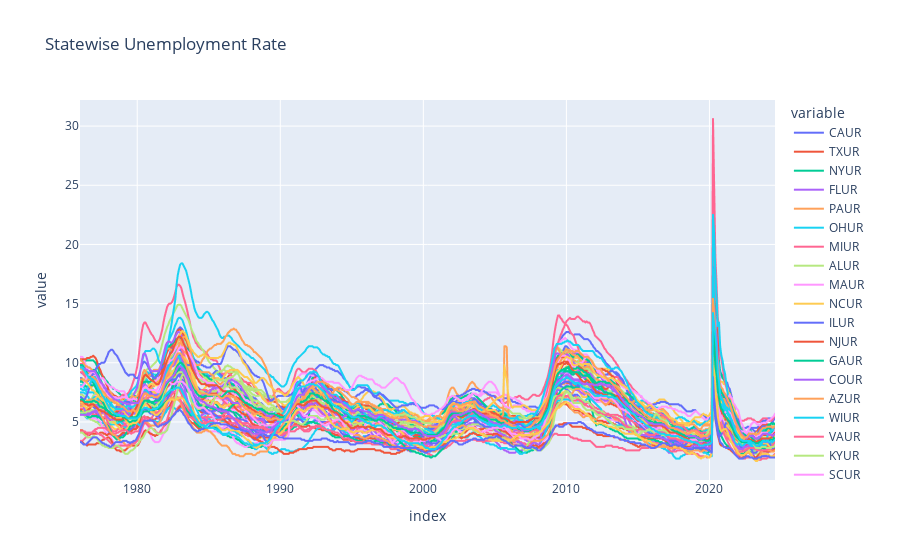

This figure's notebook cell:
### Code cell
unemp

### Figure 1 — Plotly figure (JSON) as saved in the notebook; plotly's stock layout.template omitted (floating-point values rounded to 4 significant figures; data arrays with more than 128 entries replaced by an {"elided": "..."} marker saying what was removed)
{"data": [{"hovertemplate": "variable=CAUR<br>index=%{x}<br>value=%{y}<extra></extra>", "legendgroup": "CAUR", "line": {"color": "#636efa", "dash": "solid"}, "marker": {"symbol": "circle"}, "mode": "lines", "name": "CAUR", "showlegend": true, "type": "scattergl", "x": {"elided": "584 str values"}, "xaxis": "x", "y": {"elided": "584 float values"}, "yaxis": "y"}, {"hovertemplate": "variable=TXUR<br>index=%{x}<br>value=%{y}<extra></extra>", "legendgroup": "TXUR", "line": {"color": "#EF553B", "dash": "solid"}, "marker": {"symbol": "circle"}, "mode": "lines", "name": "TXUR", "showlegend": true, "type": "scattergl", "x": {"elided": "584 str values"}, "xaxis": "x", "y": {"elided": "584 float values"}, "yaxis": "y"}, {"hovertemplate": "variable=NYUR<br>index=%{x}<br>value=%{y}<extra></extra>", "legendgroup": "NYUR", "line": {"color": "#00cc96", "dash": "solid"}, "marker": {"symbol": "circle"}, "mode": "lines", "name": "NYUR", "showlegend": true, "type": "scattergl", "x": {"elided": "584 str values"}, "xaxis": "x", "y": {"elided": "584 float values"}, "yaxis": "y"}, {"hovertemplate": "variable=FLUR<br>index=%{x}<br>value=%{y}<extra></extra>", "legendgroup": "FLUR", "line": {"color": "#ab63fa", "dash": "solid"}, "marker": {"symbol": "circle"}, "mode": "lines", "name": "FLUR", "showlegend": true, "type": "scattergl", "x": {"elided": "584 str values"}, "xaxis": "x", "y": {"elided": "584 float values"}, "yaxis": "y"}, {"hovertemplate": "variable=PAUR<br>index=%{x}<br>value=%{y}<extra></extra>", "legendgroup": "PAUR", "line": {"color": "#FFA15A", "dash": "solid"}, "marker": {"symbol": "circle"}, "mode": "lines", "name": "PAUR", "showlegend": true, "type": "scattergl", "x": {"elided": "584 str values"}, "xaxis": "x", "y": {"elided": "584 float values"}, "yaxis": "y"}, {"hovertemplate": "variable=OHUR<br>index=%{x}<br>value=%{y}<extra></extra>", "legendgroup": "OHUR", "line": {"color": "#19d3f3", "dash": "solid"}, "marker": {"symbol": "circle"}, "mode": "lines", "name": "OHUR", "showlegend": true, "type": "scattergl", "x": {"elided": "584 str values"}, "xaxis": "x", "y": {"elided": "584 float values"}, "yaxis": "y"}, {"hovertemplate": "variable=MIUR<br>index=%{x}<br>value=%{y}<extra></extra>", "legendgroup": "MIUR", "line": {"color": "#FF6692", "dash": "solid"}, "marker": {"symbol": "circle"}, "mode": "lines", "name": "MIUR", "showlegend": true, "type": "scattergl", "x": {"elided": "584 str values"}, "xaxis": "x", "y": {"elided": "584 float values"}, "yaxis": "y"}, {"hovertemplate": "variable=ALUR<br>index=%{x}<br>value=%{y}<extra></extra>", "legendgroup": "ALUR", "line": {"color": "#B6E880", "dash": "solid"}, "marker": {"symbol": "circle"}, "mode": "lines", "name": "ALUR", "showlegend": true, "type": "scattergl", "x": {"elided": "584 str values"}, "xaxis": "x", "y": {"elided": "584 float values"}, "yaxis": "y"}, {"hovertemplate": "variable=MAUR<br>index=%{x}<br>value=%{y}<extra></extra>", "legendgroup": "MAUR", "line": {"color": "#FF97FF", "dash": "solid"}, "marker": {"symbol": "circle"}, "mode": "lines", "name": "MAUR", "showlegend": true, "type": "scattergl", "x": {"elided": "584 str values"}, "xaxis": "x", "y": {"elided": "584 float values"}, "yaxis": "y"}, {"hovertemplate": "variable=NCUR<br>index=%{x}<br>value=%{y}<extra></extra>", "legendgroup": "NCUR", "line": {"color": "#FECB52", "dash": "solid"}, "marker": {"symbol": "circle"}, "mode": "lines", "name": "NCUR", "showlegend": true, "type": "scattergl", "x": {"elided": "584 str values"}, "xaxis": "x", "y": {"elided": "584 float values"}, "yaxis": "y"}, {"hovertemplate": "variable=ILUR<br>index=%{x}<br>value=%{y}<extra></extra>", "legendgroup": "ILUR", "line": {"color": "#636efa", "dash": "solid"}, "marker": {"symbol": "circle"}, "mode": "lines", "name": "ILUR", "showlegend": true, "type": "scattergl", "x": {"elided": "584 str values"}, "xaxis": "x", "y": {"elided": "584 float values"}, "yaxis": "y"}, {"hovertemplate": "variable=NJUR<br>index=%{x}<br>value=%{y}<extra></extra>", "legendgroup": "NJUR", "line": {"color": "#EF553B", "dash": "solid"}, "marker": {"symbol": "circle"}, "mode": "lines", "name": "NJUR", "showlegend": true, "type": "scattergl", "x": {"elided": "584 str values"}, "xaxis": "x", "y": {"elided": "584 float values"}, "yaxis": "y"}, {"hovertemplate": "variable=GAUR<br>index=%{x}<br>value=%{y}<extra></extra>", "legendgroup": "GAUR", "line": {"color": "#00cc96", "dash": "solid"}, "marker": {"symbol": "circle"}, "mode": "lines", "name": "GAUR", "showlegend": true, "type": "scattergl", "x": {"elided": "584 str values"}, "xaxis": "x", "y": {"elided": "584 float values"}, "yaxis": "y"}, {"hovertemplate": "variable=COUR<br>index=%{x}<br>value=%{y}<extra></extra>", "legendgroup": "COUR", "line": {"color": "#ab63fa", "dash": "solid"}, "marker": {"symbol": "circle"}, "mode": "lines", "name": "COUR", "showlegend": true, "type": "scattergl", "x": {"elided": "584 str values"}, "xaxis": "x", "y": {"elided": "584 float values"}, "yaxis": "y"}, {"hovertemplate": "variable=AZUR<br>index=%{x}<br>value=%{y}<extra></extra>", "legendgroup": "AZUR", "line": {"color": "#FFA15A", "dash": "solid"}, "marker": {"symbol": "circle"}, "mode": "lines", "name": "AZUR", "showlegend": true, "type": "scattergl", "x": {"elided": "584 str values"}, "xaxis": "x", "y": {"elided": "584 float values"}, "yaxis": "y"}, {"hovertemplate": "variable=WIUR<br>index=%{x}<br>value=%{y}<extra></extra>", "legendgroup": "WIUR", "line": {"color": "#19d3f3", "dash": "solid"}, "marker": {"symbol": "circle"}, "mode": "lines", "name": "WIUR", "showlegend": true, "type": "scattergl", "x": {"elided": "584 str values"}, "xaxis": "x", "y": {"elided": "584 float values"}, "yaxis": "y"}, {"hovertemplate": "variable=VAUR<br>index=%{x}<br>value=%{y}<extra></extra>", "legendgroup": "VAUR", "line": {"color": "#FF6692", "dash": "solid"}, "marker": {"symbol": "circle"}, "mode": "lines", "name": "VAUR", "showlegend": true, "type": "scattergl", "x": {"elided": "584 str values"}, "xaxis": "x", "y": {"elided": "584 float values"}, "yaxis": "y"}, {"hovertemplate": "variable=KYUR<br>index=%{x}<br>value=%{y}<extra></extra>", "legendgroup": "KYUR", "line": {"color": "#B6E880", "dash": "solid"}, "marker": {"symbol": "circle"}, "mode": "lines", "name": "KYUR", "showlegend": true, "type": "scattergl", "x": {"elided": "584 str values"}, "xaxis": "x", "y": {"elided": "584 float values"}, "yaxis": "y"}, {"hovertemplate": "variable=SCUR<br>index=%{x}<br>value=%{y}<extra></extra>", "legendgroup": "SCUR", "line": {"color": "#FF97FF", "dash": "solid"}, "marker": {"symbol": "circle"}, "mode": "lines", "name": "SCUR", "showlegend": true, "type": "scattergl", "x": {"elided": "584 str values"}, "xaxis": "x", "y": {"elided": "584 float values"}, "yaxis": "y"}, {"hovertemplate": "variable=NMUR<br>index=%{x}<br>value=%{y}<extra></extra>", "legendgroup": "NMUR", "line": {"color": "#FECB52", "dash": "solid"}, "marker": {"symbol": "circle"}, "mode": "lines", "name": "NMUR", "showlegend": true, "type": "scattergl", "x": {"elided": "584 str values"}, "xaxis": "x", "y": {"elided": "584 float values"}, "yaxis": "y"}, {"hovertemplate": "variable=MNUR<br>index=%{x}<br>value=%{y}<extra></extra>", "legendgroup": "MNUR", "line": {"color": "#636efa", "dash": "solid"}, "marker": {"symbol": "circle"}, "mode": "lines", "name": "MNUR", "showlegend": true, "type": "scattergl", "x": {"elided": "584 str values"}, "xaxis": "x", "y": {"elided": "584 float values"}, "yaxis": "y"}, {"hovertemplate": "variable=TNUR<br>index=%{x}<br>value=%{y}<extra></extra>", "legendgroup": "TNUR", "line": {"color": "#EF553B", "dash": "solid"}, "marker": {"symbol": "circle"}, "mode": "lines", "name": "TNUR", "showlegend": true, "type": "scattergl", "x": {"elided": "584 str values"}, "xaxis": "x", "y": {"elided": "584 float values"}, "yaxis": "y"}, {"hovertemplate": "variable=WAUR<br>index=%{x}<br>value=%{y}<extra></extra>", "legendgroup": "WAUR", "line": {"color": "#00cc96", "dash": "solid"}, "marker": {"symbol": "circle"}, "mode": "lines", "name": "WAUR", "showlegend": true, "type": "scattergl", "x": {"elided": "584 str values"}, "xaxis": "x", "y": {"elided": "584 float values"}, "yaxis": "y"}, {"hovertemplate": "variable=MDUR<br>index=%{x}<br>value=%{y}<extra></extra>", "legendgroup": "MDUR", "line": {"color": "#ab63fa", "dash": "solid"}, "marker": {"symbol": "circle"}, "mode": "lines", "name": "MDUR", "showlegend": true, "type": "scattergl", "x": {"elided": "584 str values"}, "xaxis": "x", "y": {"elided": "584 float values"}, "yaxis": "y"}, {"hovertemplate": "variable=ORUR<br>index=%{x}<br>value=%{y}<extra></extra>", "legendgroup": "ORUR", "line": {"color": "#FFA15A", "dash": "solid"}, "marker": {"symbol": "circle"}, "mode": "lines", "name": "ORUR", "showlegend": true, "type": "scattergl", "x": {"elided": "584 str values"}, "xaxis": "x", "y": {"elided": "584 float values"}, "yaxis": "y"}, {"hovertemplate": "variable=WVUR<br>index=%{x}<br>value=%{y}<extra></extra>", "legendgroup": "WVUR", "line": {"color": "#19d3f3", "dash": "solid"}, "marker": {"symbol": "circle"}, "mode": "lines", "name": "WVUR", "showlegend": true, "type": "scattergl", "x": {"elided": "584 str values"}, "xaxis": "x", "y": {"elided": "584 float values"}, "yaxis": "y"}, {"hovertemplate": "variable=NVUR<br>index=%{x}<br>value=%{y}<extra></extra>", "legendgroup": "NVUR", "line": {"color": "#FF6692", "dash": "solid"}, "marker": {"symbol": "circle"}, "mode": "lines", "name": "NVUR", "showlegend": true, "type": "scattergl", "x": {"elided": "584 str values"}, "xaxis": "x", "y": {"elided": "584 float values"}, "yaxis": "y"}, {"hovertemplate": "variable=ARUR<br>index=%{x}<br>value=%{y}<extra></extra>", "legendgroup": "ARUR", "line": {"color": "#B6E880", "dash": "solid"}, "marker": {"symbol": "circle"}, "mode": "lines", "name": "ARUR", "showlegend": true, "type": "scattergl", "x": {"elided": "584 str values"}, "xaxis": "x", "y": {"elided": "584 float values"}, "yaxis": "y"}, {"hovertemplate": "variable=OKUR<br>index=%{x}<br>value=%{y}<extra></extra>", "legendgroup": "OKUR", "line": {"color": "#FF97FF", "dash": "solid"}, "marker": {"symbol": "circle"}, "mode": "lines", "name": "OKUR", "showlegend": true, "type": "scattergl", "x": {"elided": "584 str values"}, "xaxis": "x", "y": {"elided": "584 float values"}, "yaxis": "y"}, {"hovertemplate": "variable=MOUR<br>index=%{x}<br>value=%{y}<extra></extra>", "legendgroup": "MOUR", "line": {"color": "#FECB52", "dash": "solid"}, "marker": {"symbol": "circle"}, "mode": "lines", "name": "MOUR", "showlegend": true, "type": "scattergl", "x": {"elided": "584 str values"}, "xaxis": "x", "y": {"elided": "584 float values"}, "yaxis": "y"}, {"hovertemplate": "variable=AKUR<br>index=%{x}<br>value=%{y}<extra></extra>", "legendgroup": "AKUR", "line": {"color": "#636efa", "dash": "solid"}, "marker": {"symbol": "circle"}, "mode": "lines", "name": "AKUR", "showlegend": true, "type": "scattergl", "x": {"elided": "584 str values"}, "xaxis": "x", "y": {"elided": "584 float values"}, "yaxis": "y"}, {"hovertemplate": "variable=IAUR<br>index=%{x}<br>value=%{y}<extra></extra>", "legendgroup": "IAUR", "line": {"color": "#EF553B", "dash": "solid"}, "marker": {"symbol": "circle"}, "mode": "lines", "name": "IAUR", "showlegend": true, "type": "scattergl", "x": {"elided": "584 str values"}, "xaxis": "x", "y": {"elided": "584 float values"}, "yaxis": "y"}, {"hovertemplate": "variable=UTUR<br>index=%{x}<br>value=%{y}<extra></extra>", "legendgroup": "UTUR", "line": {"color": "#00cc96", "dash": "solid"}, "marker": {"symbol": "circle"}, "mode": "lines", "name": "UTUR", "showlegend": true, "type": "scattergl", "x": {"elided": "584 str values"}, "xaxis": "x", "y": {"elided": "584 float values"}, "yaxis": "y"}, {"hovertemplate": "variable=INUR<br>index=%{x}<br>value=%{y}<extra></extra>", "legendgroup": "INUR", "line": {"color": "#ab63fa", "dash": "solid"}, "marker": {"symbol": "circle"}, "mode": "lines", "name": "INUR", "showlegend": true, "type": "scattergl", "x": {"elided": "584 str values"}, "xaxis": "x", "y": {"elided": "584 float values"}, "yaxis": "y"}, {"hovertemplate": "variable=LAUR<br>index=%{x}<br>value=%{y}<extra></extra>", "legendgroup": "LAUR", "line": {"color": "#FFA15A", "dash": "solid"}, "marker": {"symbol": "circle"}, "mode": "lines", "name": "LAUR", "showlegend": true, "type": "scattergl", "x": {"elided": "584 str values"}, "xaxis": "x", "y": {"elided": "584 float values"}, "yaxis": "y"}, {"hovertemplate": "variable=HIUR<br>index=%{x}<br>value=%{y}<extra></extra>", "legendgroup": "HIUR", "line": {"color": "#19d3f3", "dash": "solid"}, "marker": {"symbol": "circle"}, "mode": "lines", "name": "HIUR", "showlegend": true, "type": "scattergl", "x": {"elided": "584 str values"}, "xaxis": "x", "y": {"elided": "584 float values"}, "yaxis": "y"}, {"hovertemplate": "variable=NDUR<br>index=%{x}<br>value=%{y}<extra></extra>", "legendgroup": "NDUR", "line": {"color": "#FF6692", "dash": "solid"}, "marker": {"symbol": "circle"}, "mode": "lines", "name": "NDUR", "showlegend": true, "type": "scattergl", "x": {"elided": "584 str values"}, "xaxis": "x", "y": {"elided": "584 float values"}, "yaxis": "y"}, {"hovertemplate": "variable=MTUR<br>index=%{x}<br>value=%{y}<extra></extra>", "legendgroup": "MTUR", "line": {"color": "#B6E880", "dash": "solid"}, "marker": {"symbol": "circle"}, "mode": "lines", "name": "MTUR", "showlegend": true, "type": "scattergl", "x": {"elided": "584 str values"}, "xaxis": "x", "y": {"elided": "584 float values"}, "yaxis": "y"}, {"hovertemplate": "variable=DCUR<br>index=%{x}<br>value=%{y}<extra></extra>", "legendgroup": "DCUR", "line": {"color": "#FF97FF", "dash": "solid"}, "marker": {"symbol": "circle"}, "mode": "lines", "name": "DCUR", "showlegend": true, "type": "scattergl", "x": {"elided": "584 str values"}, "xaxis": "x", "y": {"elided": "584 float values"}, "yaxis": "y"}, {"hovertemplate": "variable=MSUR<br>index=%{x}<br>value=%{y}<extra></extra>", "legendgroup": "MSUR", "line": {"color": "#FECB52", "dash": "solid"}, "marker": {"symbol": "circle"}, "mode": "lines", "name": "MSUR", "showlegend": true, "type": "scattergl", "x": {"elided": "584 str values"}, "xaxis": "x", "y": {"elided": "584 float values"}, "yaxis": "y"}, {"hovertemplate": "variable=MEUR<br>index=%{x}<br>value=%{y}<extra></extra>", "legendgroup": "MEUR", "line": {"color": "#636efa", "dash": "solid"}, "marker": {"symbol": "circle"}, "mode": "lines", "name": "MEUR", "showlegend": true, "type": "scattergl", "x": {"elided": "584 str values"}, "xaxis": "x", "y": {"elided": "584 float values"}, "yaxis": "y"}, {"hovertemplate": "variable=NEUR<br>index=%{x}<br>value=%{y}<extra></extra>", "legendgroup": "NEUR", "line": {"color": "#EF553B", "dash": "solid"}, "marker": {"symbol": "circle"}, "mode": "lines", "name": "NEUR", "showlegend": true, "type": "scattergl", "x": {"elided": "584 str values"}, "xaxis": "x", "y": {"elided": "584 float values"}, "yaxis": "y"}, {"hovertemplate": "variable=CTUR<br>index=%{x}<br>value=%{y}<extra></extra>", "legendgroup": "CTUR", "line": {"color": "#00cc96", "dash": "solid"}, "marker": {"symbol": "circle"}, "mode": "lines", "name": "CTUR", "showlegend": true, "type": "scattergl", "x": {"elided": "584 str values"}, "xaxis": "x", "y": {"elided": "584 float values"}, "yaxis": "y"}, {"hovertemplate": "variable=IDUR<br>index=%{x}<br>value=%{y}<extra></extra>", "legendgroup": "IDUR", "line": {"color": "#ab63fa", "dash": "solid"}, "marker": {"symbol": "circle"}, "mode": "lines", "name": "IDUR", "showlegend": true, "type": "scattergl", "x": {"elided": "584 str values"}, "xaxis": "x", "y": {"elided": "584 float values"}, "yaxis": "y"}, {"hovertemplate": "variable=NHUR<br>index=%{x}<br>value=%{y}<extra></extra>", "legendgroup": "NHUR", "line": {"color": "#FFA15A", "dash": "solid"}, "marker": {"symbol": "circle"}, "mode": "lines", "name": "NHUR", "showlegend": true, "type": "scattergl", "x": {"elided": "584 str values"}, "xaxis": "x", "y": {"elided": "584 float values"}, "yaxis": "y"}, {"hovertemplate": "variable=RIUR<br>index=%{x}<br>value=%{y}<extra></extra>", "legendgroup": "RIUR", "line": {"color": "#19d3f3", "dash": "solid"}, "marker": {"symbol": "circle"}, "mode": "lines", "name": "RIUR", "showlegend": true, "type": "scattergl", "x": {"elided": "584 str values"}, "xaxis": "x", "y": {"elided": "584 float values"}, "yaxis": "y"}, {"hovertemplate": "variable=KSUR<br>index=%{x}<br>value=%{y}<extra></extra>", "legendgroup": "KSUR", "line": {"color": "#FF6692", "dash": "solid"}, "marker": {"symbol": "circle"}, "mode": "lines", "name": "KSUR", "showlegend": true, "type": "scattergl", "x": {"elided": "584 str values"}, "xaxis": "x", "y": {"elided": "584 float values"}, "yaxis": "y"}, {"hovertemplate": "variable=WYUR<br>index=%{x}<br>value=%{y}<extra></extra>", "legendgroup": "WYUR", "line": {"color": "#B6E880", "dash": "solid"}, "marker": {"symbol": "circle"}, "mode": "lines", "name": "WYUR", "showlegend": true, "type": "scattergl", "x": {"elided": "584 str values"}, "xaxis": "x", "y": {"elided": "584 float values"}, "yaxis": "y"}, {"hovertemplate": "variable=DEUR<br>index=%{x}<br>value=%{y}<extra></extra>", "legendgroup": "DEUR", "line": {"color": "#FF97FF", "dash": "solid"}, "marker": {"symbol": "circle"}, "mode": "lines", "name": "DEUR", "showlegend": true, "type": "scattergl", "x": {"elided": "584 str values"}, "xaxis": "x", "y": {"elided": "584 float values"}, "yaxis": "y"}, {"hovertemplate": "variable=VTUR<br>index=%{x}<br>value=%{y}<extra></extra>", "legendgroup": "VTUR", "line": {"color": "#FECB52", "dash": "solid"}, "marker": {"symbol": "circle"}, "mode": "lines", "name": "VTUR", "showlegend": true, "type": "scattergl", "x": {"elided": "584 str values"}, "xaxis": "x", "y": {"elided": "584 float values"}, "yaxis": "y"}, {"hovertemplate": "variable=SDUR<br>index=%{x}<br>value=%{y}<extra></extra>", "legendgroup": "SDUR", "line": {"color": "#636efa", "dash": "solid"}, "marker": {"symbol": "circle"}, "mode": "lines", "name": "SDUR", "showlegend": true, "type": "scattergl", "x": {"elided": "584 str values"}, "xaxis": "x", "y": {"elided": "584 float values"}, "yaxis": "y"}, {"hovertemplate": "variable=CMWRUR<br>index=%{x}<br>value=%{y}<extra></extra>", "legendgroup": "CMWRUR", "line": {"color": "#EF553B", "dash": "solid"}, "marker": {"symbol": "circle"}, "mode": "lines", "name": "CMWRUR", "showlegend": true, "type": "scattergl", "x": {"elided": "584 str values"}, "xaxis": "x", "y": {"elided": "584 float values"}, "yaxis": "y"}, {"hovertemplate": "variable=CSOUUR<br>index=%{x}<br>value=%{y}<extra></extra>", "legendgroup": "CSOUUR", "line": {"color": "#00cc96", "dash": "solid"}, "marker": {"symbol": "circle"}, "mode": "lines", "name": "CSOUUR", "showlegend": true, "type": "scattergl", "x": {"elided": "584 str values"}, "xaxis": "x", "y": {"elided": "584 float values"}, "yaxis": "y"}, {"hovertemplate": "variable=CNERUR<br>index=%{x}<br>value=%{y}<extra></extra>", "legendgroup": "CNERUR", "line": {"color": "#ab63fa", "dash": "solid"}, "marker": {"symbol": "circle"}, "mode": "lines", "name": "CNERUR", "showlegend": true, "type": "scattergl", "x": {"elided": "584 str values"}, "xaxis": "x", "y": {"elided": "584 float values"}, "yaxis": "y"}, {"hovertemplate": "variable=CWSTUR<br>index=%{x}<br>value=%{y}<extra></extra>", "legendgroup": "CWSTUR", "line": {"color": "#FFA15A", "dash": "solid"}, "marker": {"symbol": "circle"}, "mode": "lines", "name": "CWSTUR", "showlegend": true, "type": "scattergl", "x": {"elided": "584 str values"}, "xaxis": "x", "y": {"elided": "584 float values"}, "yaxis": "y"}, {"hovertemplate": "variable=CNEWUR<br>index=%{x}<br>value=%{y}<extra></extra>", "legendgroup": "CNEWUR", "line": {"color": "#19d3f3", "dash": "solid"}, "marker": {"symbol": "circle"}, "mode": "lines", "name": "CNEWUR", "showlegend": true, "type": "scattergl", "x": {"elided": "584 str values"}, "xaxis": "x", "y": {"elided": "584 float values"}, "yaxis": "y"}], "layout": {"legend": {"title": {"text": "variable"}, "tracegroupgap": 0}, "title": {"text": "Statewise Unemployment Rate"}, "xaxis": {"anchor": "y", "domain": [0, 1], "title": {"text": "index"}}, "yaxis": {"anchor": "x", "domain": [0, 1], "title": {"text": "value"}}}}
